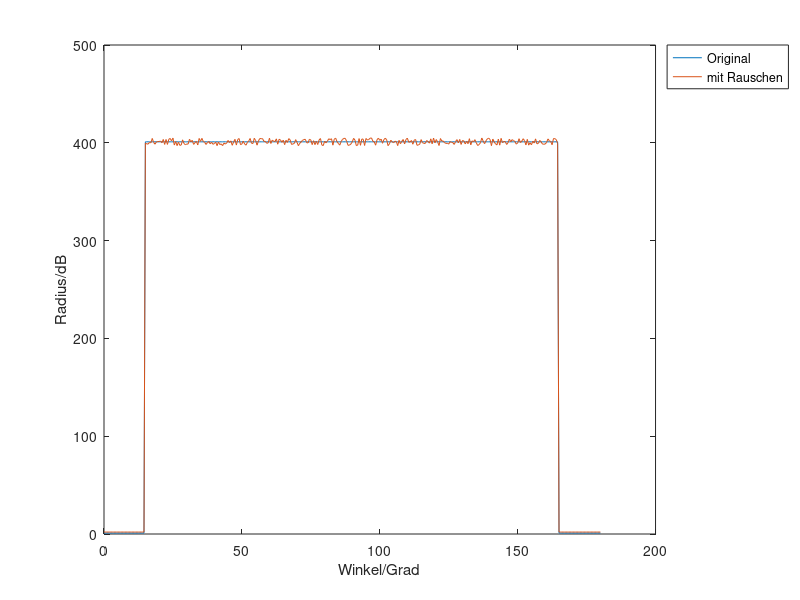

Here is the MATLAB script that generated this plot: (Note: this script raises an error after producing the figure.)
% Beschreibung: Implementation vom Test 3 in der Dokumentation

%% Signalerzeugung %%
midVal = 400;
repeatedTimeValMid = 150;%Ton = 2*repeatedTimeValMid
tVal = 0:0.5:180;
tComp = 90;
xVal = midVal*rectpuls(tVal-tComp,repeatedTimeValMid)+1;
onIntervalBegin = (180*2-repeatedTimeValMid/0.5)/2 + 1;
onIntervalEnd = onIntervalBegin + repeatedTimeValMid/0.5 -1;
minRange = -1;
maxRange = 1;
noise = minRange + (maxRange - minRange).*rand(1,repeatedTimeValMid/0.5);
ah = 4;% erlaubte Höhenabweichung
noise = ah*noise;
xnVal = [xVal(1:onIntervalBegin-1) noise xVal(onIntervalEnd+1:end)];
xnVal = xnVal + xVal;
draw = 1;
if draw == 1
    figure('Name','Das Originalsignal und Signal mit schwächen Rauschen');
    plot(tVal,xVal,'-',tVal,xnVal,'-');
    legend('Original','mit Rauschen','Location','northeastoutside');
    xlabel('Winkel/Grad');
    ylabel('Radius/dB');
end

%% Berechnung der Wirkung des Filters %%
draw = 0;
% Das vom Maximally-Flat-Methode-entworfene Filter
phase = 1;
filterObj = filterMaximallyFlatFIR_p4;
output = filterIIR(xnVal, tVal, filterObj, draw, phase, ...
    'Maximally Flat Methode-Filterergebnis');
% verlorene Punkte aufgrund der Steigung von einem Bereich zu einem
% neuen Bereich: von Diagramm aus dem 2. Versuch (Test2) abgelesen
lostedPointBegin = 1;
lostedPointEnd = 1;
onIntervalBegin = onIntervalBegin + lostedPointBegin;
onIntervalEnd = onIntervalEnd - lostedPointEnd;
diff_mf = output(onIntervalBegin:onIntervalEnd)./xnVal(onIntervalBegin:onIntervalEnd);
diff_mf = 20.*log(diff_mf);
diff_mf = rms(diff_mf);

% Das vom Window-Kaiser-Methode-entworfene Filter
phase = 2;
filterObj = filterWindowKaiser_p10;
output = filterFIR(xnVal, tVal, filterObj, draw, phase, ...
    'Window Kaiser Methode-Filterergebnis');
% verlorene Punkte aufgrund der Steigung von einem Bereich zu einem
% neuen Bereich: von Diagramm aus dem 3. Versuch (Test2) abgelesen
lostedPointBegin = 1;
lostedPointEnd = 2;
onIntervalBegin = onIntervalBegin + lostedPointBegin;
onIntervalEnd = onIntervalEnd - lostedPointEnd;
diff_wk = output(onIntervalBegin:onIntervalEnd)./xnVal(onIntervalBegin:onIntervalEnd);
diff_wk = 20.*log(diff_wk);
diff_wk = rms(diff_wk);

% Das vom Least-Squares-Methode-entworfene Filter
phase = 2;
filterObj = filterLeastSquares_p11;
output = filterFIR(xnVal, tVal, filterObj, draw, phase, ...
    'Least Squares Methode-Filterergebnis');
% verlorene Punkte aufgrund der Steigung von einem Bereich zu einem
% neuen Bereich: von Diagramm aus dem 3. Versuch (Test2) abgelesen
lostedPointBegin = 1;
lostedPointEnd = 2;
onIntervalBegin = onIntervalBegin + lostedPointBegin;
onIntervalEnd = onIntervalEnd - lostedPointEnd;
diff_lsq = output(onIntervalBegin:onIntervalEnd)./xnVal(onIntervalBegin:onIntervalEnd);
diff_lsq = 20.*log(diff_lsq);
diff_lsq = rms(diff_lsq);

% Das vom Equiripple-Methode-entworfenen Filter
phase = 2;
filterObj = filterEquiripple_p3;
output = filterFIR(xnVal, tVal, filterObj, draw, phase, ...
    'Equiripple Methode-Filterergebnis');
% verlorene Punkte aufgrund der Steigung von einem Bereich zu einem
% neuen Bereich: von Diagramm aus dem 3. Versuch (Test2) abgelesen
lostedPointBegin = 1;
lostedPointEnd = 2;
onIntervalBegin = onIntervalBegin + lostedPointBegin;
onIntervalEnd = onIntervalEnd - lostedPointEnd;
diff_eq = output(onIntervalBegin:onIntervalEnd)./xnVal(onIntervalBegin:onIntervalEnd);
diff_eq = 20.*log(diff_eq);
diff_eq = rms(diff_eq);

% Das vom Window-Bartlett-Methode-entworfene Filter
phase = 2;
filterObj = filterWindowBarlett_p2;
output = filterFIR(xnVal, tVal, filterObj, draw, phase, ...
    'Window Bartlett Methode-Filterergebnis');
% verlorene Punkte aufgrund der Steigung von einem Bereich zu einem
% neuen Bereich: von Diagramm aus dem 3. Versuch (Test2) abgelesen
lostedPointBegin = 0;
lostedPointEnd = 1;
onIntervalBegin = onIntervalBegin + lostedPointBegin;
onIntervalEnd = onIntervalEnd - lostedPointEnd;
diff_wb = output(onIntervalBegin:onIntervalEnd)./xnVal(onIntervalBegin:onIntervalEnd);
diff_wb = 20.*log(diff_wb);
diff_wb = rms(diff_wb);

% Das vom Window-Rectangular-Methode-entworfenen Filter
phase = 2;
filterObj = filterWindowRectangular_p3;
output = filterFIR(xnVal, tVal, filterObj, draw, phase, ...
    'Window Rectangular Methode-Filterergebnis');
% verlorene Punkte aufgrund der Steigung von einem Bereich zu einem
% neuen Bereich: von Diagramm aus dem 3. Versuch (Test2) abgelesen
lostedPointBegin = 1;
lostedPointEnd = 2;
onIntervalBegin = onIntervalBegin + lostedPointBegin;
onIntervalEnd = onIntervalEnd - lostedPointEnd;
diff_wr = output(onIntervalBegin:onIntervalEnd)./xnVal(onIntervalBegin:onIntervalEnd);
diff_wr = 20.*log(diff_wr);
diff_wr = rms(diff_wr);

% Das vom Window-Triangular-Methode-entworfenen Filter
phase = 2;
filterObj = filterWindowTriangular_p1;
output = filterFIR(xnVal, tVal, filterObj, draw, phase, ...
    'Window Triangular Methode-Filterergebnis');
% verlorene Punkte aufgrund der Steigung von einem Bereich zu einem
% neuen Bereich: von Diagramm aus dem 3. Versuch (Test2) abgelesen
lostedPointBegin = 1;
lostedPointEnd = 2;
onIntervalBegin = onIntervalBegin + lostedPointBegin;
onIntervalEnd = onIntervalEnd - lostedPointEnd;
diff_wt = output(onIntervalBegin:onIntervalEnd)./xnVal(onIntervalBegin:onIntervalEnd);
diff_wt = 20.*log(diff_wt);
diff_wt = rms(diff_wt);
